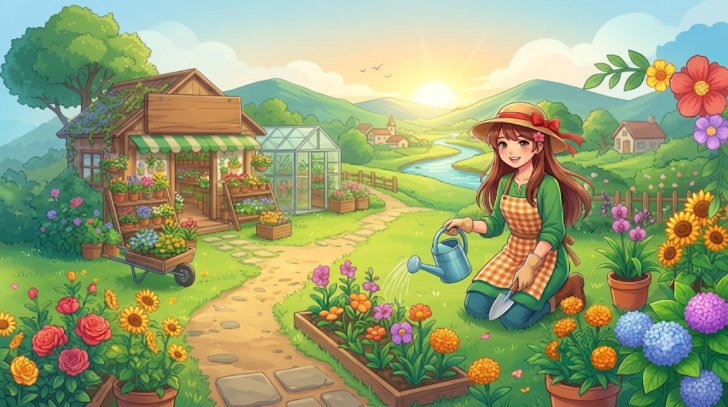
#> input picture art/man_hinh_chinh.png, 1456 x 814 px (shown at 1/2 size)
$ python -i tach_nen.py   (imports and definitions only)
#> lines starting #> are read from the running program, lines starting #| are printed output that depends on the picture; after the words box and inside, x2 and y2 are one past the last pixel; in counts of white or black regions, pixels touching at a corner belong together
from PIL import Image
import numpy as np
from scipy import ndimage
def cut(path):
#> called with path = '../art/man_hinh_chinh.png'
    a=np.array(Image.open(path).convert('RGB')).astype(float)
    mn=a.min(2); mx=a.max(2)
#> after `mn = a.min(2)`:
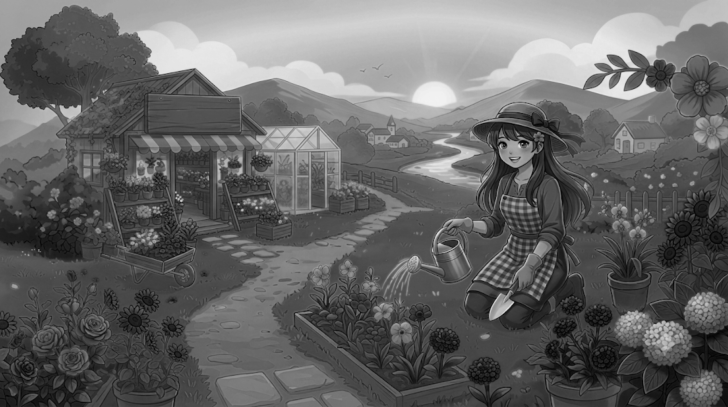
#> mn: shape (814, 1456) float64 (shown at 1/2 size); min 0, max 242, mean 101.8
#> after `mx = a.max(2)`:
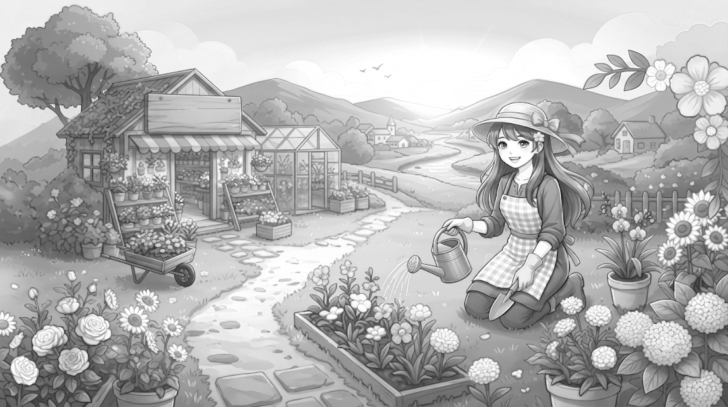
#> mx: shape (814, 1456) float64 (shown at 1/2 size); min 7, max 255, mean 178.3
    bgm=(mn>226)&(mx-mn<24)
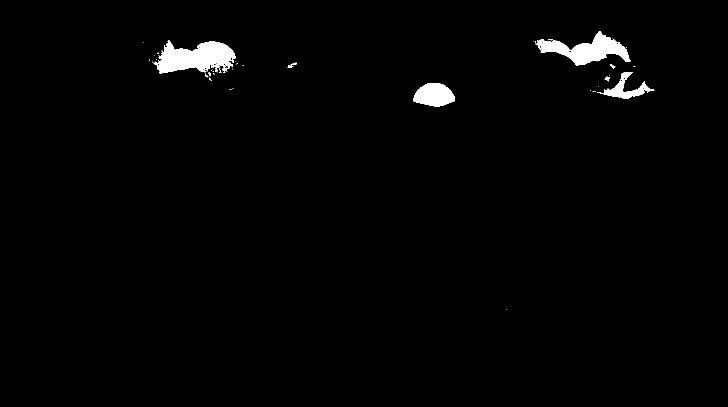
#> bgm: shape (814, 1456) bool (shown at 1/2 size); 1.5% white; 47 white regions (38 under 20 px), largest, box (x1, y1, x2, y2) and area: (304, 80, 472, 147) 6813, (1071, 62, 1261, 132) 5572, (826, 166, 910, 213) 2876
    lab,n=ndimage.label(bgm)
#> lab: shape (814, 1456) int32; 60 distinct labels, from 0 to 59
#> n = 59
    edge=set(lab[0,:])|set(lab[-1,:])|set(lab[:,0])|set(lab[:,-1]); edge.discard(0)
#> after `edge = set(lab[0, :]) | set(lab[-1, :]) | set(lab[:, 0]) | set(lab[:, `: edge = 1 item
    fg=~np.isin(lab,list(edge))
#> fg: shape (814, 1456) bool; every value is 1
    fg=ndimage.binary_opening(fg,iterations=1)
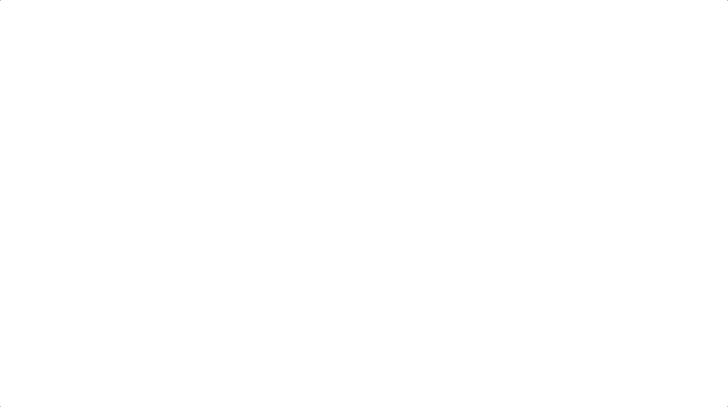
#> fg: shape (814, 1456) bool (shown at 1/2 size); 100% white; black in thin lines or dots
    return a,fg
def objects(a,fg,min_area=3000):
    lab,n=ndimage.label(ndimage.binary_dilation(fg,iterations=6))
    res=[]
    for sl,i in zip(ndimage.find_objects(lab),range(1,n+1)):
        m=(lab[sl]==i)&fg[sl]
        if m.sum()<min_area: continue
        al=ndimage.gaussian_filter(m.astype(float),0.7)*255
        al[~ndimage.binary_erosion(m)]*=0.6
        rgba=np.dstack([a[sl],al]).clip(0,255).astype(np.uint8)
        res.append((sl[1].start,Image.fromarray(rgba,'RGBA')))
    res.sort(key=lambda r:r[0])
    return [r[1] for r in res]

>>> result = cut('../art/man_hinh_chinh.png')
